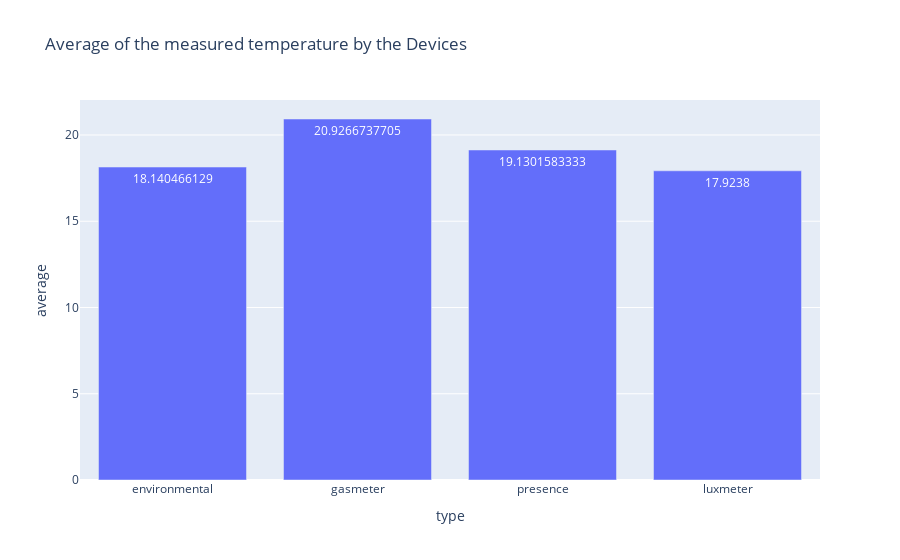

The cell this chart's notebook holds for it:
### Markdown cell above
# Histogram of average temperatures between devices

### Code cell
envavg={'average': df.loc[(df['type']=='environmental') & (df['k']=='device_temperature')]['v'].mean(),'type': 'environmental'}
gasavg={'average': df.loc[(df['type']=='gasmeter') & (df['k']=='device_temperature')]['v'].mean(),'type': 'gasmeter'}
prsavg={'average': df.loc[(df['type']=='presence') & (df['k']=='device_temperature')]['v'].mean(),'type': 'presence'}
luxavg={'average': df.loc[(df['type']=='luxmeter') & (df['k']=='device_temperature')]['v'].mean(),'type': 'luxmeter'}
df3 = pd.DataFrame.from_records([envavg,gasavg,prsavg,luxavg])
df3
fig = px.bar(df3, x="type", y="average", title="Average of the measured temperature by the Devices",height=400,text_auto='',)
fig.show()

### Figure 1 — Plotly figure (JSON) as saved in the notebook; plotly's stock layout.template omitted (floating-point values rounded to 4 significant figures)
{"data": [{"alignmentgroup": "True", "hovertemplate": "type=%{x}<br>average=%{y}<extra></extra>", "legendgroup": "", "marker": {"color": "#636efa", "pattern": {"shape": ""}}, "name": "", "offsetgroup": "", "orientation": "v", "showlegend": false, "textposition": "auto", "texttemplate": "%{y:}", "type": "bar", "x": ["environmental", "gasmeter", "presence", "luxmeter"], "xaxis": "x", "y": [18.14, 20.93, 19.13, 17.92], "yaxis": "y"}], "layout": {"autosize": true, "barmode": "relative", "legend": {"tracegroupgap": 0}, "title": {"text": "Average of the measured temperature by the Devices"}, "xaxis": {"anchor": "y", "autorange": true, "domain": [0, 1], "range": [-0.5, 3.5], "title": {"text": "type"}, "type": "category"}, "yaxis": {"anchor": "x", "autorange": true, "domain": [0, 1], "range": [0, 22.03], "title": {"text": "average"}, "type": "linear"}}}
